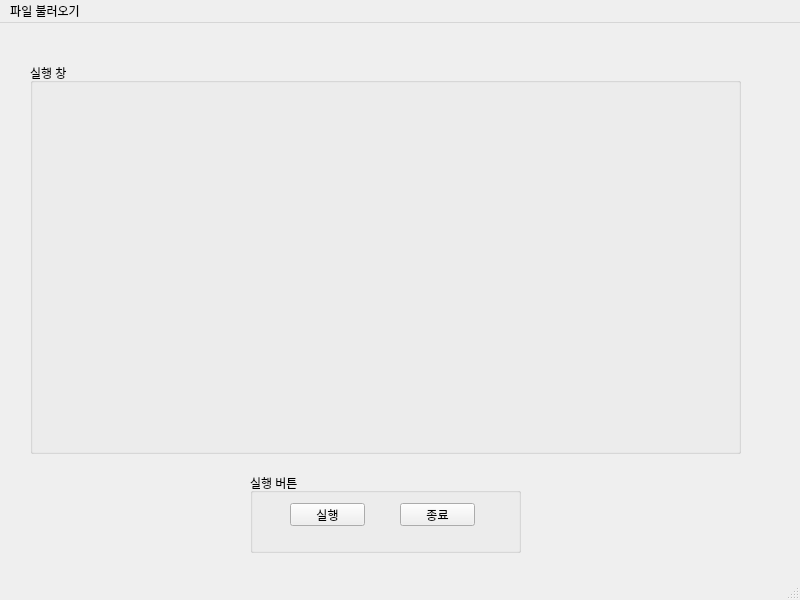
<?xml version="1.0" encoding="UTF-8"?>
<ui version="4.0">
 <class>MainWindow</class>
 <widget class="QMainWindow" name="MainWindow">
  <property name="geometry">
   <rect>
    <x>0</x>
    <y>0</y>
    <width>800</width>
    <height>600</height>
   </rect>
  </property>
  <property name="windowTitle">
   <string>MainWindow</string>
  </property>
  <widget class="QWidget" name="centralwidget">
   <widget class="QGroupBox" name="Printpage">
    <property name="geometry">
     <rect>
      <x>30</x>
      <y>40</y>
      <width>711</width>
      <height>391</height>
     </rect>
    </property>
    <property name="title">
     <string>실행 창</string>
    </property>
    <widget class="QWidget" name="PrintImage" native="true">
     <property name="geometry">
      <rect>
       <x>60</x>
       <y>40</y>
       <width>581</width>
       <height>311</height>
      </rect>
     </property>
    </widget>
   </widget>
   <widget class="QGroupBox" name="groupBox">
    <property name="geometry">
     <rect>
      <x>250</x>
      <y>450</y>
      <width>271</width>
      <height>80</height>
     </rect>
    </property>
    <property name="title">
     <string>실행 버튼</string>
    </property>
    <widget class="QPushButton" name="btnEnd">
     <property name="geometry">
      <rect>
       <x>150</x>
       <y>30</y>
       <width>75</width>
       <height>23</height>
      </rect>
     </property>
     <property name="text">
      <string>종료</string>
     </property>
    </widget>
    <widget class="QPushButton" name="btn_start">
     <property name="geometry">
      <rect>
       <x>40</x>
       <y>30</y>
       <width>75</width>
       <height>23</height>
      </rect>
     </property>
     <property name="text">
      <string>실행</string>
     </property>
    </widget>
   </widget>
  </widget>
  <widget class="QStatusBar" name="statusbar"/>
  <widget class="QMenuBar" name="menubar">
   <property name="geometry">
    <rect>
     <x>0</x>
     <y>0</y>
     <width>800</width>
     <height>21</height>
    </rect>
   </property>
   <widget class="QMenu" name="menu">
    <property name="title">
     <string>파일 불러오기</string>
    </property>
    <addaction name="actionFileOpen"/>
   </widget>
   <addaction name="menu"/>
  </widget>
  <action name="actionFileOpen">
   <property name="text">
    <string>file open</string>
   </property>
  </action>
 </widget>
 <resources/>
 <connections/>
</ui>
